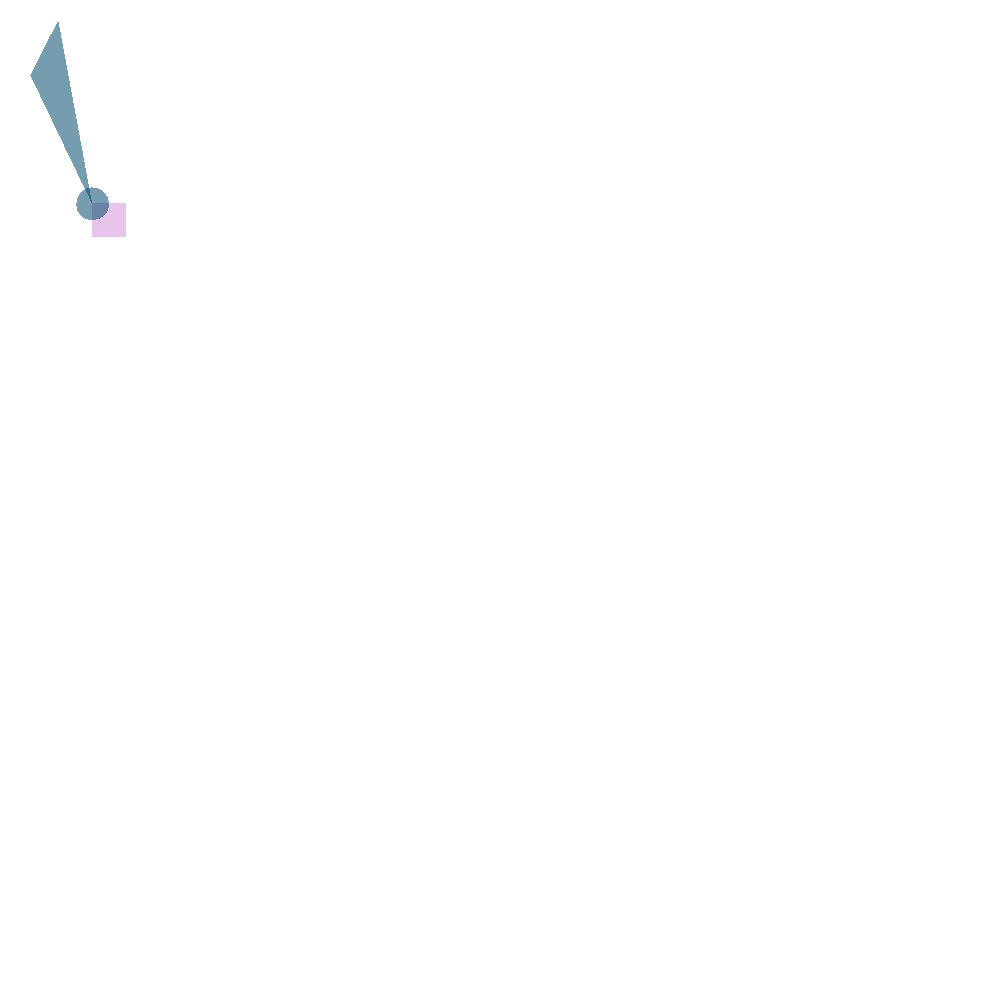
Frame 1 (no input)
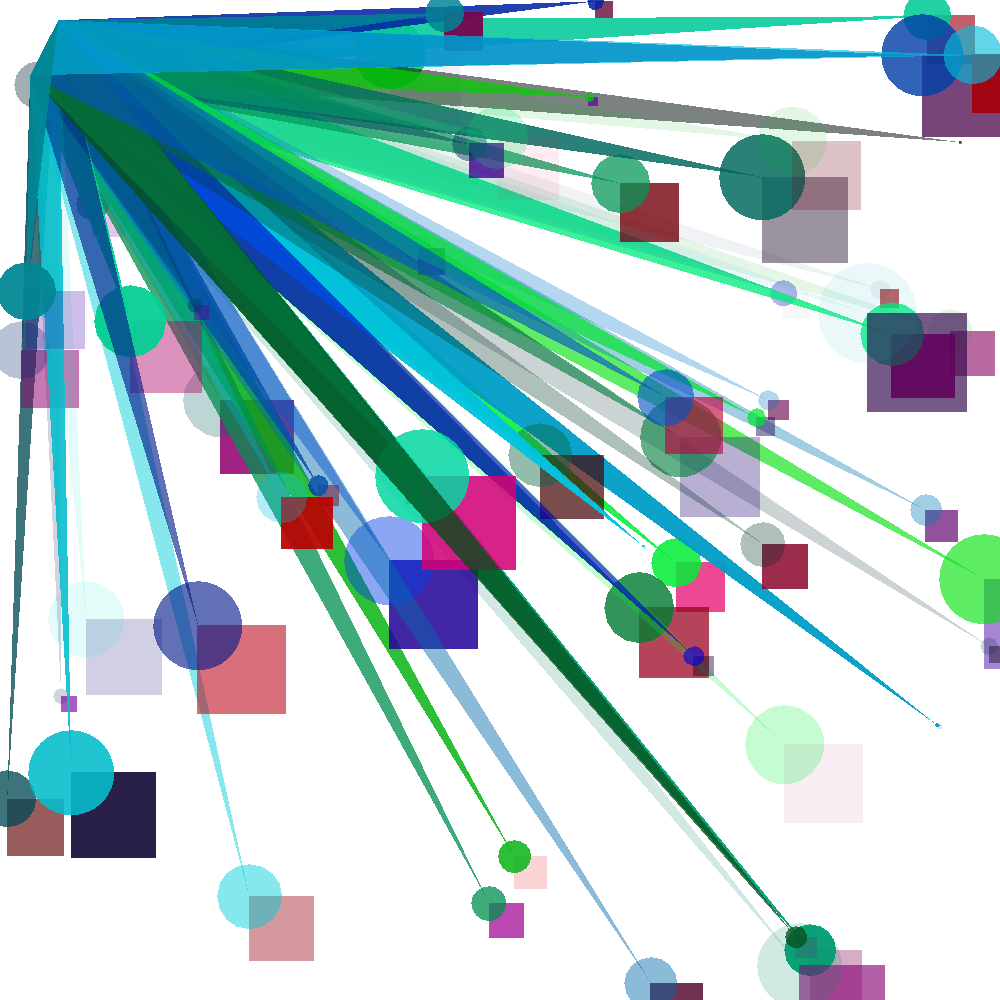
Frame 60 (the mouse pressed at the canvas centre just before this capture)
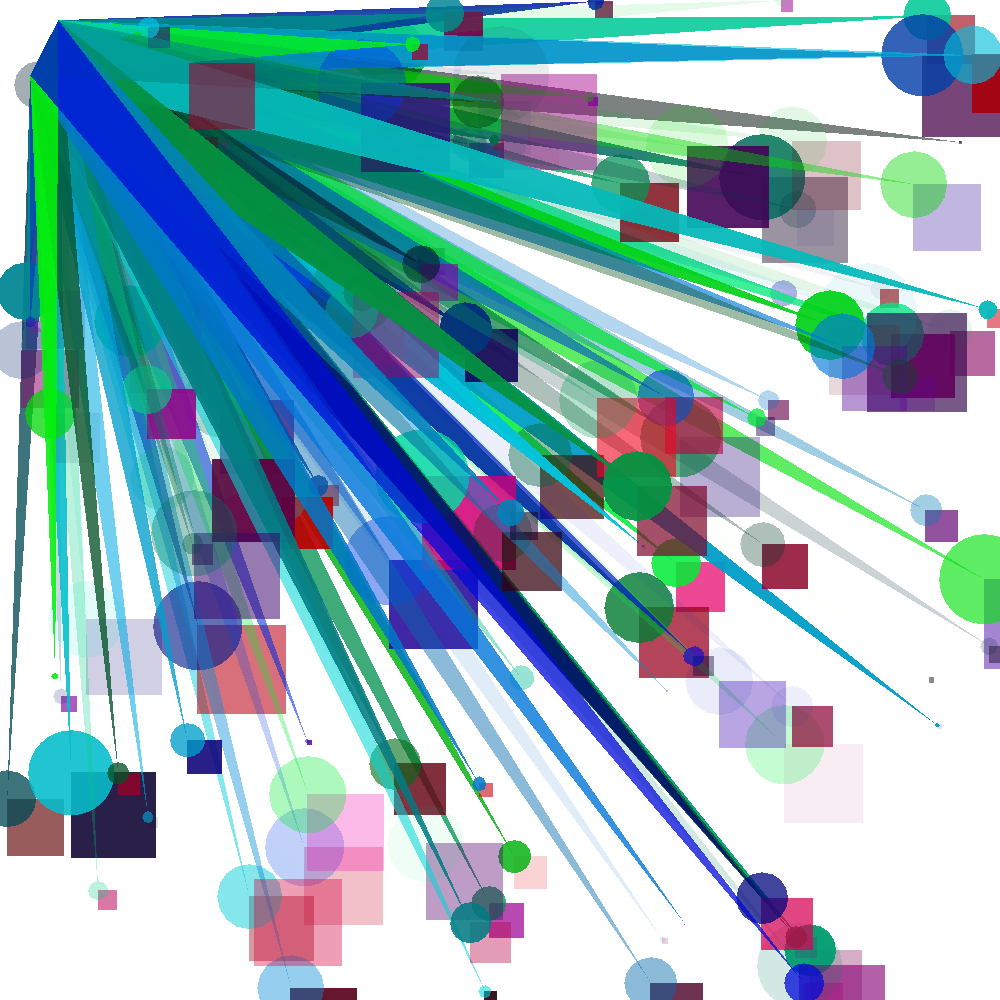
Frame 120 (the mouse held since frame 60 and released just before this capture)

The Processing sketch that drew these frames (run headless with seeded random() and noise(); from frame 60 on, the mouse is pressed at the canvas centre):

// Processing sketch: processing_159100
// ── processing_159100.pde

float r;
float g;
float b;
float a;

float d;
float i;
float c;
float o;

float diam;
float x;
float y; 

void setup(){
  size(1000,1000);
  background(255);
  noSmooth();
}
void draw(){
  r = random(245);
  g = random(5); 
  b = random(177);
  a = random(255);
  d = random(5);
  i = random(245);
  c = random(239);
  o = random(255);
  diam = random(100);
  x = random(width);
  y = random(height);
  
  noStroke();
  fill(r,g,b,a);
  rect(x,y,diam,diam);
  fill(d,i,c,o);
  ellipse(x,y,diam,diam);
  fill(d,i,c,o);
  triangle(30,75,58,20,x,y);
  }
  
